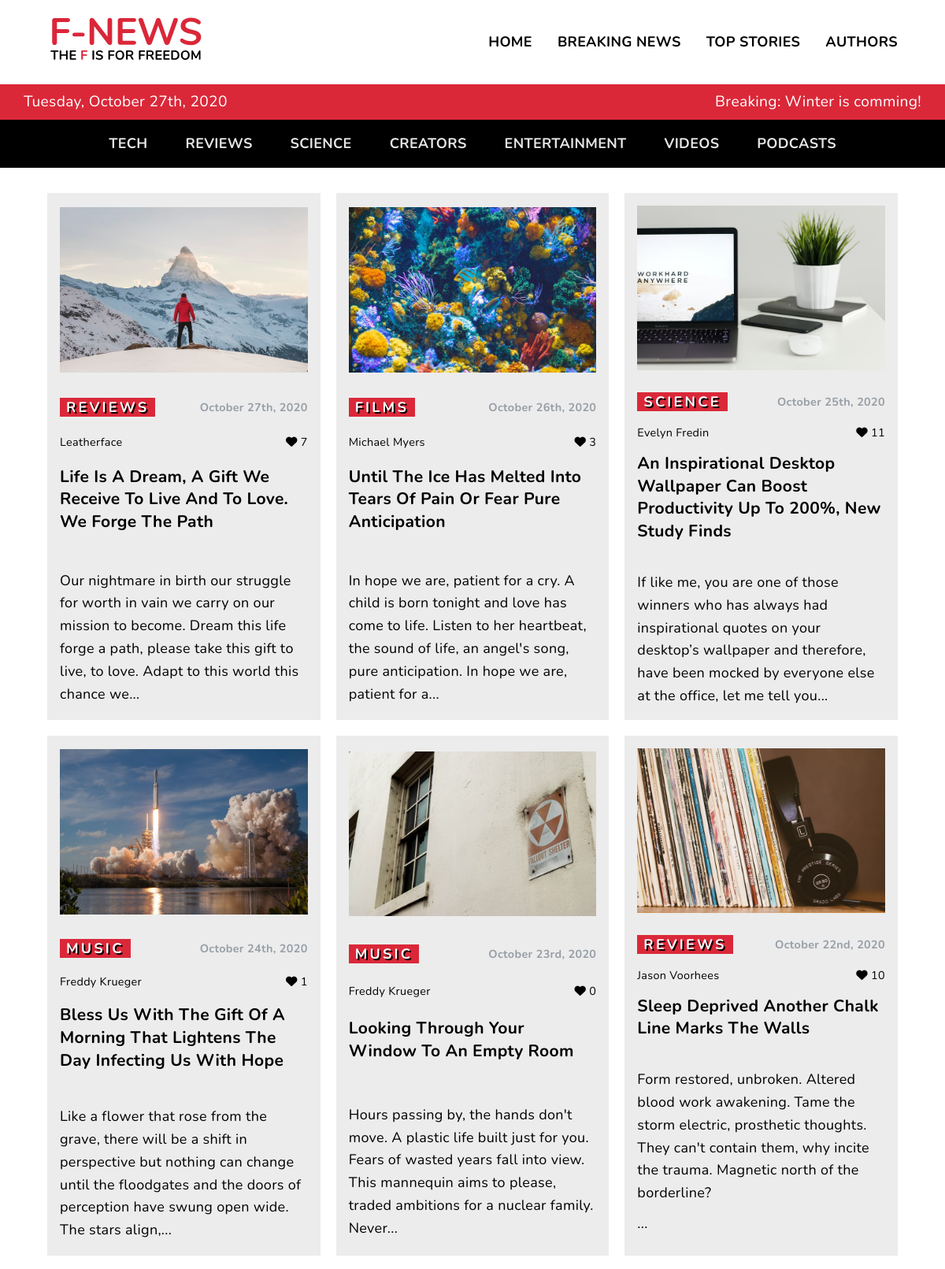
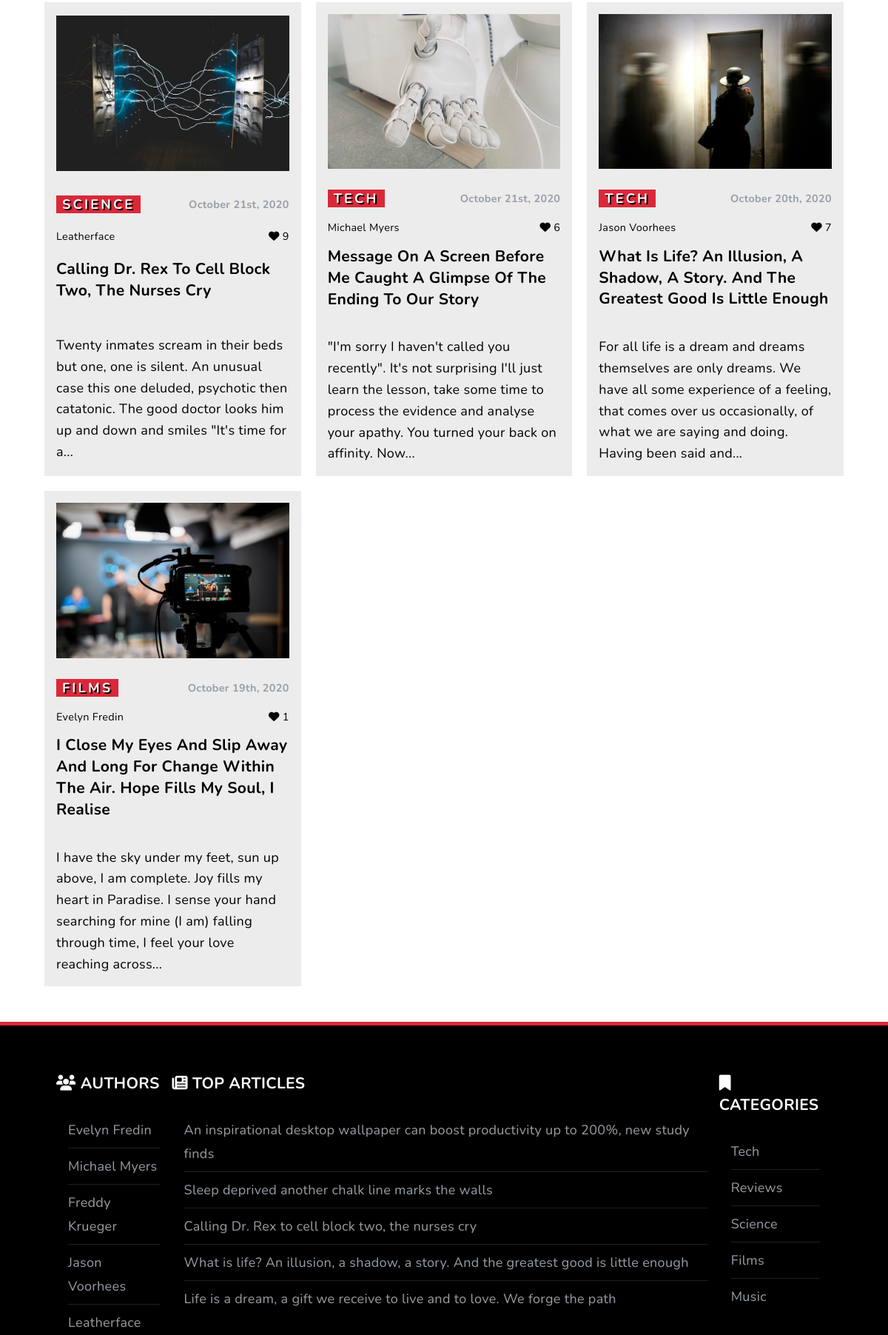
The page /breaking.php (upper part) on the database its author committed (2 pictures, top to bottom).
### tables this page shows
CREATE TABLE posts (
	id INTEGER PRIMARY KEY AUTOINCREMENT NOT NULL,
	title VARCHAR(225) NOT NULL,
	content TEXT NOT NULL,
	image VARCHAR(225),
	author INTEGER,
	published BOOLEAN NOT NULL,
	date TIMESTAMP DEFAULT CURRENT_TIMESTAMP,
	likes INTEGER, category VARCHAR(255),
	FOREIGN KEY(author) REFERENCES users(id)
);

CREATE TABLE users (
	id INTEGER PRIMARY KEY AUTOINCREMENT NOT NULL,
	full_name VARCHAR(225)
);

CREATE TABLE categories (
	id INTEGER PRIMARY KEY AUTOINCREMENT NOT NULL,
	"name" VARCHAR(225)
);

### breaking.php (called while the page is built, shortened)
<?php
require __DIR__ . '/app/bootstrap.php';
require __DIR__ . '/views/header.php';
require __DIR__ . '/views/navigation.php';
require __DIR__ . '/app/functions.php';
require __DIR__ . '/views/breaking.views.php';
require __DIR__ . '/views/footer.php';

### app/config.php (called while the page is built, shortened)
<?php
return [
    'db_path' =>  sprintf('sqlite:%s/database/fakenews.db', __DIR__),
    'charset' => 'utf8mb4',
    'options' => [
        PDO::ATTR_ERRMODE => PDO::ERRMODE_WARNING
    ]
];

### app/bootstrap.php (called while the page is built, shortened)
<?php
$config = require __DIR__ . '/config.php';
require __DIR__ . '/database/Connection.php';
require __DIR__ . '/database/QueryBuilder.php';
$query = new QueryBuilder(
    Connection::make($config['db_path'])
);
$users = $query->selectAll('users');
$categories = $query->selectAll('categories');
$footerPosts = $query->selectOrderAndLimit('posts', 'likes', 5);
$breakingPosts = $query->selectOrderAndLimit('posts', 'date', 12);

### app/database/Connection.php (called while the page is built)
<?php
require __DIR__ . '/../config.php';
class Connection
{
    public static function make($config)
    {
        try {
            return new PDO($config);
        } catch (\PDOException $e) {
            throw new \PDOException($e->getMessage(), (int)$e->getCode());
        }
    }
}

### app/database/QueryBuilder.php (called while the page is built, shortened)
<?php
class QueryBuilder
{
    protected $pdo;
    public function __construct(object $pdo)
    {
        $this->pdo = $pdo;
    }
    public function selectAll(string $table): array
    {
        $statement = $this->pdo->prepare("SELECT * FROM {$table}");
        $statement->execute();
        return $statement->fetchAll(PDO::FETCH_CLASS);
    }
    public function selectOrderAndLimit(string $table, string $column, int $amount): array
    {
        $statement = $this->pdo->prepare("SELECT * FROM {$table} ORDER BY {$column} DESC LIMIT {$amount}");
        $statement->execute();
        return $statement->fetchAll(PDO::FETCH_CLASS);
    }
}

### app/functions.php (called while the page is built, shortened)
<?php
function dateFormatter(string $date): string
{
    return date('F jS\, Y', strtotime($date));
}
function getAuthorForPost(stdClass $post, array $users): string
{
    foreach ($users as $user) {
        if ($user->id == $post->author) {
            return $user->full_name;
        }
    }
}
function excerpt(stdClass $post): string
{
    $new = wordwrap($post->content, 198);
    $new = explode("\n", $new);
    $new = $new[0] . '...';
    return $new;
}
function imgPath(string $name): string
{
    return '/views/uploads/' . $name;
}

### views/breaking.views.php (the view)
<div class="container">
    <section class="grid">
        <?php foreach ($breakingPosts as $post) :
            if ($post->published) : ?>
                <article class="grid-item">
                    <a href="article.php?id=<?= $post->id; ?>">
                        <img src="<?= imgPath($post->image) ?>" alt="<?= $post->title; ?>" />
                    </a>
                    <div>
                        <p><span class="category"><?= $post->category ?></span></p>
                        <p class="publishedDate"><?= dateFormatter($post->date); ?></p>
                    </div>
                    <div class="author-likes">
                        <p><?= getAuthorForPost($post, $users); ?></p>
                        <p><i class="fas fa-heart"></i> <?= $post->likes; ?></p>
                    </div>
                    <a href="article.php?id=<?= $post->id; ?>">
                        <h3 class="title"><?= $post->title; ?></h3>
                    </a>
                    <p class="excerpt">
                        <?= excerpt($post); ?>
                    </p>
                </article>
        <?php
            endif;
        endforeach; ?>
    </section>
</div>

### views/footer.php (shortened to what this page needs)
<footer>
    <div class="footer-links container">
        <div>
            <h3><i class="fas fa-users"></i> Authors</h3>
            <ul>
                <?php foreach ($users as $user) : ?>
                    <li><?= $user->full_name; ?></li>
                <?php endforeach; ?>
            </ul>
        </div>
        <div>
            <h3><i class="fas fa-newspaper"></i> Top Articles</h3>
            <ul>
                <?php foreach ($footerPosts as $post) : ?>
                    <li>
                        <a href="article.php?id=<?= $post->id; ?>">
                            <?= $post->title; ?>
                        </a>
                    </li>
                <?php endforeach; ?>
            </ul>
        </div>
        <div>
            <h3><i class="fas fa-bookmark"></i> Categories</h3>
            <ul>
                <?php foreach ($categories as $category) : ?>
                    <li><?= $category->name; ?></li>
                <?php endforeach; ?>
            </ul>
        </div>
    </div>
</footer>
</body>
</html>

### views/css/global.css (style rules this page uses)
* { margin: 0; box-sizing: border-box; }
body { font-family: "Nunito", sans-serif; font-size: 19px; letter-spacing: 0.06rem; line-height: 1.8rem; background-color: var(--bg-color); color: var(--body-color); }
h3 { margin-bottom: 1rem; text-transform: capitalize; text-decoration: none; }
img { max-width: 100%; height: auto; }
a { text-decoration: none; }
.container { max-width: 90%; margin: 0 auto; }
@media (min-width: 822px) { body { font-size: 18px; letter-spacing: 0.02rem; } }

### views/css/article-grid.css (style rules this page uses)
.grid { display: grid; grid-template-columns: repeat(auto-fit, minmax(300px, 1fr)); grid-gap: 20px; margin-top: 2rem; }
.grid-item { background: rgba(161, 161, 161, 0.2); padding: 1rem; display: grid; grid-template-columns: 1fr; grid-gap: 10px; align-items: center; color: var(--body-color); }
.grid-item img, .top-item img { max-height: 100%; width: 100%; display: block; margin-bottom: 1rem; }
.grid-item div, .top-item div { display: flex; justify-content: space-between; align-items: center; }
.grid-item a, .top-item a { text-decoration: none; color: var(--body-color); }
.publishedDate { color: var(--light-gray-color); font-size: 0.9rem; font-weight: 700; }
span { background: var(--primary-color); color: #fff; padding: 0 0.5rem; letter-spacing: 0.2rem; text-shadow: 2px 2px #000; font-weight: 700; text-transform: uppercase; }
.author-likes { font-size: 0.9rem; }

### views/css/footer.css (style rules this page uses)
footer { background: #000; margin-top: 3rem; border-top: 5px solid var(--primary-color); }
.footer-links { display: flex; flex-direction: column; color: var(--light-gray-color); padding: 2rem; }
.footer-links h3 { text-transform: uppercase; color: #fff; margin: 4rem 0 1rem; }
.footer-links ul { list-style: none; padding: 0.5rem 1rem 0; line-height: 2rem; }
.footer-links li { border-bottom: 1px solid #202020; padding: 0.5rem 0; }
.footer-links li:last-child { border-bottom: 0 solid #202020; }
.footer-links a { color: var(--light-gray-color); text-decoration: none; }
@media (min-width: 822px) { .footer-links { flex-direction: row; justify-content: space-between; padding: 1rem; margin: 2rem auto; } }
@media (min-width: 822px) { .footer-links h3 { margin: 1rem 0 1rem; } }

### views/css/variables.css (style rules this page uses)
:root { --black-color: #000000; --white-color: #ffffff; --light-gray-color: #979ea6; --primary-color: #da2839; --lighter-gray-color: #dadada; }
@media (prefers-color-scheme: light) { :root { --bg-color: #ffffff; --body-color: #000000; --body-inverse: #ffffff; --bg-inverse: #000000; --categories-nav: #e6e6e6; --text-hover: rgb(85, 85, 85); } }

### rows shown on the page
posts: image (picture), category "REVIEWS", date "October 27th, 2020", author.full_name "Leatherface", likes "7", title "Life Is A Dream, A Gift We Receive To Live And To Love. We Forge The Path", content "Our nightmare in birth our struggle for worth in vain we carry on our mission to become. Dream this life forge a path, please take this gift to live, to love. Adapt to this world this chance we...", title "Life is a dream, a gift we receive to live and to love. We forge the path"
posts: image (picture), category "FILMS", date "October 26th, 2020", author.full_name "Michael Myers", likes "3", title "Until The Ice Has Melted Into Tears Of Pain Or Fear Pure Anticipation", content "In hope we are, patient for a cry. A child is born tonight and love has come to life. Listen to her heartbeat, the sound of life, an angel's song, pure anticipation. In hope we are, patient for a..."
posts: image (picture), category "SCIENCE", date "October 25th, 2020", author.full_name "Evelyn Fredin", likes "11", title "An Inspirational Desktop Wallpaper Can Boost Productivity Up To 200%, New Study Finds", content "If like me, you are one of those winners who has always had inspirational quotes on your desktop’s wallpaper and therefore, have been mocked by everyone else at the office, let me tell you...", title "An inspirational desktop wallpaper can boost productivity up to 200%, new study finds"
posts: image (picture), category "MUSIC", date "October 24th, 2020", author.full_name "Freddy Krueger", likes "1", title "Bless Us With The Gift Of A Morning That Lightens The Day Infecting Us With Hope", content "Like a flower that rose from the grave, there will be a shift in perspective but nothing can change until the floodgates and the doors of perception have swung open wide. The stars align,..."
posts: image (picture), category "MUSIC", date "October 23rd, 2020", author.full_name "Freddy Krueger", likes "0", title "Looking Through Your Window To An Empty Room", content "Hours passing by, the hands don't move. A plastic life built just for you. Fears of wasted years fall into view. This mannequin aims to please, traded ambitions for a nuclear family. Never..."
posts: image (picture), category "REVIEWS", date "October 22nd, 2020", author.full_name "Jason Voorhees", likes "10", title "Sleep Deprived Another Chalk Line Marks The Walls", content "Form restored, unbroken. Altered blood work awakening. Tame the storm electric, prosthetic thoughts. They can't contain them, why incite the trauma. Magnetic north of the borderline? ...", title "Sleep deprived another chalk line marks the walls"
posts: image (picture), category "SCIENCE", date "October 21st, 2020", author.full_name "Leatherface", likes "9", title "Calling Dr. Rex To Cell Block Two, The Nurses Cry", content "Twenty inmates scream in their beds but one, one is silent. An unusual case this one deluded, psychotic then catatonic. The good doctor looks him up and down and smiles \"It's time for a...", title "Calling Dr. Rex to cell block two, the nurses cry"
posts: image (picture), category "TECH", date "October 21st, 2020", author.full_name "Michael Myers", likes "6", title "Message On A Screen Before Me Caught A Glimpse Of The Ending To Our Story", content "\"I'm sorry I haven't called you recently\". It's not surprising I'll just learn the lesson, take some time to process the evidence and analyse your apathy. You turned your back on affinity. Now..."
posts: image (picture), category "TECH", date "October 20th, 2020", author.full_name "Jason Voorhees", likes "7", title "What Is Life? An Illusion, A Shadow, A Story. And The Greatest Good Is Little Enough", content "For all life is a dream and dreams themselves are only dreams. We have all some experience of a feeling, that comes over us occasionally, of what we are saying and doing. Having been said and...", title "What is life? An illusion, a shadow, a story. And the greatest good is little enough"
posts: image (picture), category "FILMS", date "October 19th, 2020", author.full_name "Evelyn Fredin", likes "1", title "I Close My Eyes And Slip Away And Long For Change Within The Air. Hope Fills My Soul, I Realise", content "I have the sky under my feet, sun up above, I am complete. Joy fills my heart in Paradise. I sense your hand searching for mine (I am) falling through time, I feel your love reaching across..."
users: full_name "Evelyn Fredin"
users: full_name "Michael Myers"
users: full_name "Freddy Krueger"
users: full_name "Jason Voorhees"
users: full_name "Leatherface"
categories: name "Tech"
categories: name "Reviews"
categories: name "Science"
categories: name "Films"
categories: name "Music"
